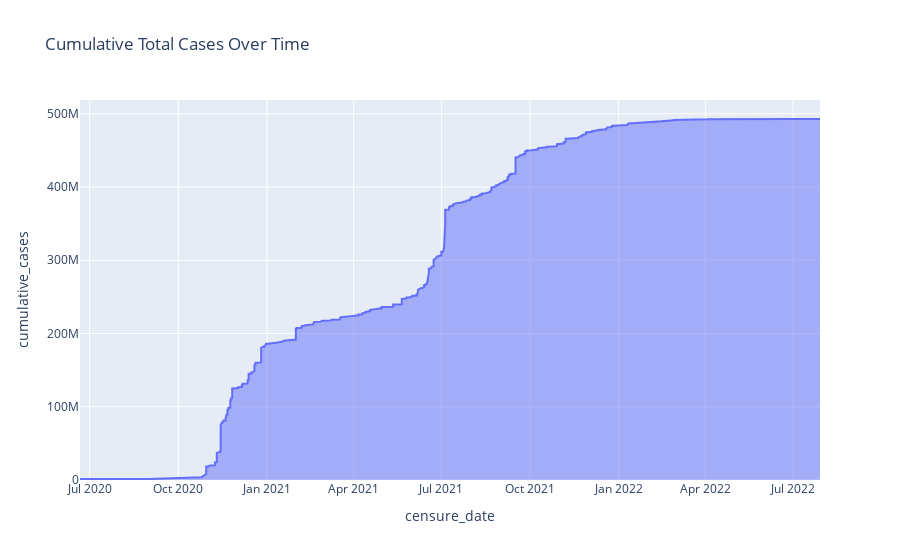

This figure's notebook cell:
### Markdown cell above
The box plot displays the spread of mortality rates for each variant. Each box shows the median, quartiles, and possible outliers for mortality rates within a variant. This helps us compare how deadly each variant is and see which variants have higher or more variable mortality rates.

### Code cell
# 7. Area Chart: Cumulative Total Cases Over Time
df_sorted['cumulative_cases'] = df_sorted['total_cases'].cumsum()
fig = px.area(df_sorted, x='censure_date', y='cumulative_cases', title='Cumulative Total Cases Over Time')
fig.show()

### Figure 1 — Plotly figure (JSON) as saved in the notebook; plotly's stock layout.template omitted (floating-point values rounded to 4 significant figures; data arrays with more than 128 entries replaced by an {"elided": "..."} marker saying what was removed)
{"data": [{"fillpattern": {"shape": ""}, "hovertemplate": "censure_date=%{x}<br>cumulative_cases=%{y}<extra></extra>", "legendgroup": "", "line": {"color": "#636efa"}, "marker": {"symbol": "circle"}, "mode": "lines", "name": "", "orientation": "v", "showlegend": false, "stackgroup": "1", "type": "scatter", "x": {"elided": "4113 str values"}, "xaxis": "x", "y": {"elided": "4113 float values"}, "yaxis": "y"}], "layout": {"legend": {"tracegroupgap": 0}, "title": {"text": "Cumulative Total Cases Over Time"}, "xaxis": {"anchor": "y", "domain": [0, 1], "title": {"text": "censure_date"}}, "yaxis": {"anchor": "x", "domain": [0, 1], "title": {"text": "cumulative_cases"}}}}
